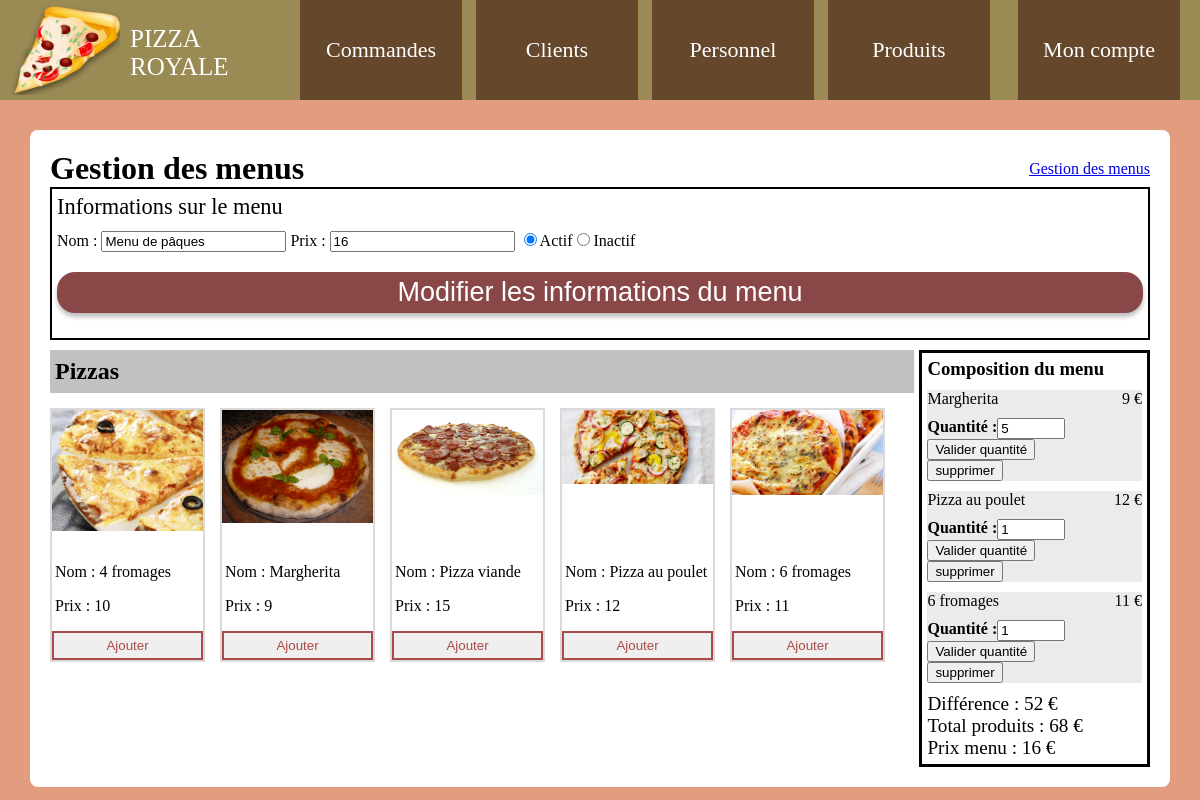
Screenshot of /gestionmenus.php?id=76 (signed in) with the database file from the repository.
### tables this page shows
CREATE TABLE `menus` (
  `id_menu` int(11) NOT NULL,
  `nom` varchar(255) NOT NULL,
  `prix` varchar(10) NOT NULL,
  `etat` int(11) NOT NULL DEFAULT 1,
  `date_creation` date NOT NULL
);

CREATE TABLE `categories` (
  `id_categorie` int(11) NOT NULL,
  `nom` varchar(255) NOT NULL,
  `description` varchar(255) NOT NULL
);

CREATE TABLE `produits` (
  `id_produit` int(11) NOT NULL,
  `libelle` varchar(255) NOT NULL,
  `prix` varchar(10) NOT NULL,
  `photo` varchar(255) NOT NULL
);

### gestionmenus.php (the view, shortened to what this page needs)
<?php
require('config.php');
if(isset($_GET['id'])) {
$id_menu = $_GET['id'];
$req = $bdd->prepare('SELECT * FROM menus WHERE id_menu = :id');
$req->bindValue('id', $id_menu, PDO::PARAM_INT);
$req->execute();
$menu = $req->fetch();
}
?>
<!DOCTYPE html>
<html lang="fr">
<head>
<link href="css/styles.css" rel="stylesheet">
<link rel="stylesheet" href="js/jquery-ui/jquery-ui.min.css">
</head>
<body>
<?php include('header.php'); ?>
<div class="conteneur">
<div class="titre-page">
<h1>Gestion des menus</h1>
<?php
if(isset($_GET['id'])) {
echo '<a href="gestionmenus">Gestion des menus</a>';
} else {
    echo '<a href="creermenu">Créer un menu</a>';
}
?>
</div>
<div class="contenu">
<?php
if(isset($_GET['id'])) {
?>
<div class="infos-menu">
<span class="titre-menu">Informations sur le menu</span>
<form id="modifierMenu" action="" method="post">
<label for="nom">Nom : </label><input type="text" class="lol" name="nom" id="nom" value="<?= $menu['nom']; ?>">
<label for="prix">Prix : </label><input type="number" name="prix" id="prix" value="<?= $menu['prix']; ?>">
<input type="radio" name="etat" id="etat-1" value="1" <?php if($menu['etat'] == 1) { echo 'checked'; } ?>><label for="etat-1">Actif</label><input type="radio" name="etat" id="etat-2" value="2" <?php if($menu['etat'] == 2) { echo 'checked'; } ?>><label for="etat-2">Inactif</label>
<input type="submit" class="boutton-rouge" name="modifier" id="modifier_menu" value="Modifier les informations du menu" data-menu_id="<?= $id_menu; ?>">
</form>
</div>
<div class="contenu">
<div class="flex-menu">
<div class="menu-apercu">
<h3>Composition du menu</h3>
<?php
$total_menu = 0;
$req = $bdd->prepare('SELECT b.quantite, b.id_produit as id, a.libelle as libelle, a.prix as prix FROM produits as a INNER JOIN menus_produits as b ON a.id_produit = b.id_produit WHERE b.id_menu = :id GROUP BY b.id_produit ORDER BY id ASC');
$req->bindValue('id', $id_menu, PDO::PARAM_INT);
$req->execute();
while($afficher = $req->fetch()) {
$total_menu += $afficher['prix'] * $afficher['quantite'];
?>
<div class="apercu-produits">
<div class="libelle"><?= $afficher['libelle']; ?>
<div class="quantite">Quantité :
<input type="text" class="quantite_saisie" value="<?= $afficher['quantite']; ?>">
</div>
<input type="button" class="produit_quantite" data-produit="<?= $afficher['id']; ?>" data-menu="<?= $menu['id_menu']; ?>" value="Valider quantité">
</div>
<div class="prix" data-prix="<?= $afficher['prix']; ?>"><?= $afficher['prix']; ?> €</div>
<input type="button" class="supprimer_produit" data-produit="<?= $afficher['id']; ?>" data-menu="<?= $menu['id_menu']; ?>" value="supprimer">
</div>
<?php } ?>
<div class="afficher-total">
<div id="diff">Différence : <span><?= abs($total_menu -  $menu['prix']); ?> €</span></div>
<div class="total">Total produits : <span><?= $total_menu; ?> €</span></div>
<div id="prix_menu">Prix menu : <span><?= $menu['prix']; ?> €</span></div>
</div>
</div>
<div class="menu-categories">
<?php
$req = $bdd->prepare('SELECT * FROM categories');
$req->execute();
while($categ = $req->fetch()) {
?>
<div class="nom-categorie">
<h2><?= $categ['nom']; ?></h2>
</div>
<div class="flex-produits">
<?php
$req2 = $bdd->prepare('SELECT a.id_produit as id_produit, a.photo as photo, a.libelle as libelle, a.prix as prix FROM produits as a INNER JOIN produits_categories as b ON a.id_produit = b.id_produit WHERE b.id_categorie = :id');
$req2->bindValue('id', $categ['id_categorie'], PDO::PARAM_INT);
$req2->execute() or die(print_r($req->errorInfo(), TRUE));
while($produit = $req2->fetch()) {
?>
<div class="apercuproduit">
<img src="<?= $produit['photo']; ?>">
<div class="details-produit">
<p>Nom : <span><?= $produit['libelle']; ?></span></p>
<p>Prix : <span><?= $produit['prix']; ?></span></p>
<button data-id_produit="<?= $produit['id_produit']; ?>" data-id_menu="<?= $id_menu; ?>" class="modifiermenu-ajouter-produit">Ajouter</button>
</div>
</div>
<?php } ?>
</div>
<?php } ?>
</div>
</div>
</div>
<?php } ?>
</div>
</body>
</html>

### css/styles.css (style rules this page uses)
body { margin: 0; background: #e19d7d; }
.boutton-rouge { display: block; background: #8A4747; box-shadow: 0px 4px 4px rgba(0, 0, 0, 0.25); border-radius: 18px; border: 0; font-size: 27px; padding: 5px 20px; color: #FFF; text-decoration: none; }
.conteneur { width: 1100px; height: auto; margin-top: 30px; margin-left: auto; margin-right: auto; background: #FFF; border-radius: 8px; padding: 20px; }
.titre-page { display: flex; justify-content: space-between; align-items: center; }
.titre-page h1 { margin: 0; }
.contenu input[type="submit"] { margin: 20px 0; width: 100%; cursor: pointer; }
.flex-produits { display: flex; flex-direction: row; flex-wrap: wrap; }
.apercuproduit { position: relative; width: 151px; height: 250px; border: 2px solid #dadada; margin-right: 15px; margin-bottom: 15px; z-index: auto; }
.apercuproduit img { max-width: 100%; }
.details-produit { position: absolute; left: 3px; bottom: 0; }
.infos-menu { position: relative; border: 2px solid #000; margin-bottom: 10px; padding: 5px; }
.titre-menu { display: block; font-size: 1.4em; margin-bottom: 10px; }
.nom-categorie { display: block; width: 100%; background: #c1c1c1; margin-bottom: 15px; }
.nom-categorie h2 { display: inline; padding-left: 5px; font-size: 1.5em; line-height: 1.8em; }
.menu-apercu h3 { margin: 0 0 10px 0; }
.quantite_saisie { width: 40%!important; }
.flex-menu { display: flex; flex-direction: row-reverse; }
.menu-categories { margin-right: 5px; width: 100%; }
.menu-apercu { width: 273px; padding: 5px; border: 3px solid #000; }
.apercu-produits { display: block; float: left; width: 100%; margin-bottom: 10px; background: #ebebeb; box-sizing: border-box; }
.menu-apercu .libelle { float: left; display: block; width: 70%; }
.menu-apercu .prix { float: right; }
.menu-apercu .quantite { display: flex; font-weight: 600; margin-top: 10px; }
.creermenu-ajouter-produit, .modifiermenu-ajouter-produit, .commandeAjouterMenu, .commandeAjouterProduit, .modifCommandeAjouterMenu, .modifCommandeAjouterProduit { display: block; border: 2px solid #ab4a4a; padding: 5px; width: 151px; color: #ab4a4a; margin-left: -3px; transition-duration: 0.5s; }
.afficher-total { font-size: 1.2em; }

### rows the page displays
menus: nom "Menu de pâques", prix "16", etat "☑ Actif", etat "☐ Inactif", abs($total_menu-$menu['prix']) "52"
categories: nom "Pizzas"
produits: photo (picture), libelle "4 fromages", prix "10"
produits: photo (picture), libelle "Margherita", prix "9"
produits: photo (picture), libelle "Pizza viande", prix "15"
produits: photo (picture), libelle "Pizza au poulet", prix "12"
produits: photo (picture), libelle "6 fromages", prix "11"

### other values shown
$afficher['libelle'] "Margherita"
$afficher['prix'] "9"
$afficher['libelle'] "Pizza au poulet"
$afficher['prix'] "12"
$afficher['libelle'] "6 fromages"
$afficher['prix'] "11"
$total_menu "68"
